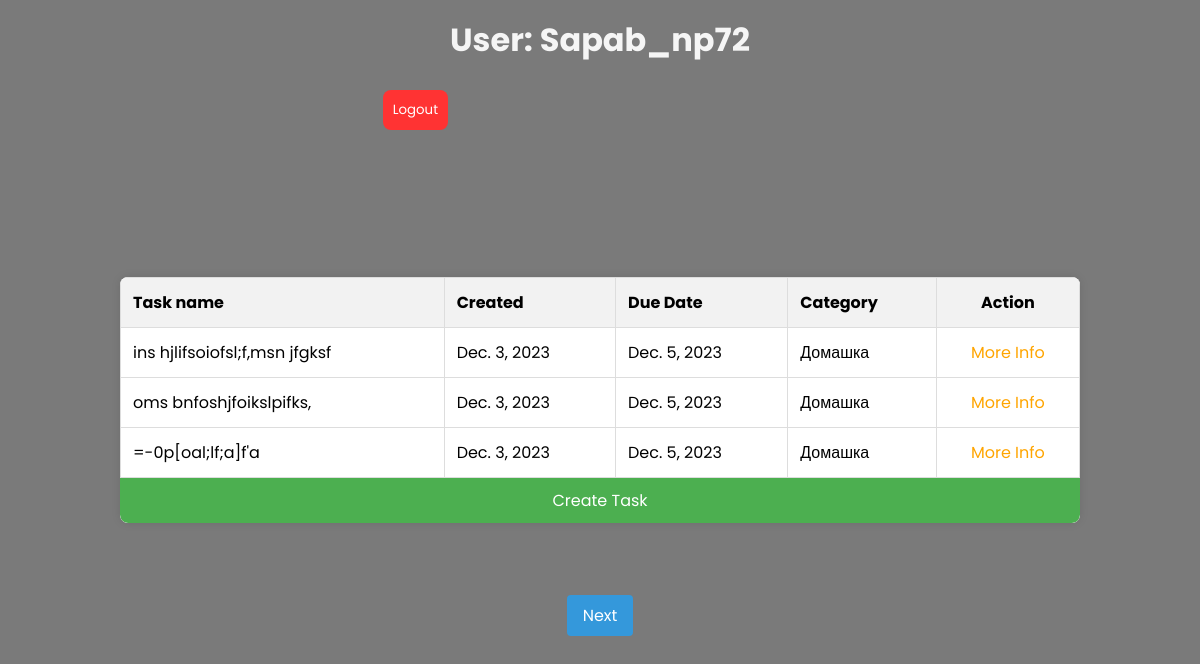
The page /list-tasks/ (signed in) on the database its author committed.
### app/models.py (models this page shows, shortened)
class TodoList(models.Model):
    title = models.CharField(max_length=250)
    content = models.TextField(blank=True)
    created = models.DateField(default=timezone.now().strftime("%Y-%m-%d")) # дата создания
    due_date = models.DateField(default=timezone.now().strftime("%Y-%m-%d")) # дата дедлайна
    category = models.ForeignKey(Category,default='general',on_delete=models.PROTECT) # к какой категории относится
    user = models.ForeignKey(User,on_delete=models.CASCADE) # к какому пользователю он относится
    class Meta:
        ordering = ['-created'] # сортировка задач по убыванию даты создания

class Category(models.Model): # название категории
    name = models.CharField(max_length=100)
    class Meta:
        verbose_name = ('Category')
        verbose_name_plural = ('Categories')
    def __str__(self):
        return self.name

### app/views.py (the view)
# urls.py: path('list-tasks/',ListTasks.as_view(),name='list-tasks'),
class ListTasks(LoginRequiredMixin,ListView):
    model = TodoList
    template_name = 'view_tasks.html'
    context_object_name = 'tasks'
    login_url = reverse_lazy('login')
    paginate_by = 3
    def get_context_data(self, **kwargs: Any) -> dict[str, Any]:
        context = super().get_context_data(**kwargs)
        data = TodoList.objects.all()
        paginator_object = Paginator(data,self.paginate_by) # по 3 записи на одной странице
        page_number = self.request.GET.get('page') # берем номер страницы по ключу ?page в URL страницы
        page = paginator_object.get_page(page_number) # берем данные по странице
        context['page'] = page
        return context

### app/templates/view_tasks.html (shortened to what this page needs)
{% load static %}
<!DOCTYPE html>
<html lang="en">
<head>
  <link rel="stylesheet" href="{% static 'css/stylesheet.css'%}" type="text/css">
</head>
<body>
  <h1 class="user-style">User: {{ request.user.username }}</h1>
  <a href="{% url 'logout' %}"><button class="logout-button">Logout</button></a>
<div class="task-list">
  <table>
    <thead>
      <tr>
        <th>Task name</th>
        <th>Created</th>
        <th>Due Date</th>
        <th>Category</th>
        <th class="action-column">Action</th>
      </tr>
    </thead>
    <tbody>
      {% for task in tasks %}
        {% if task.user == request.user %}
        <tr>
          <td>{{ task.title }}</td>
          <td>{{ task.created }}</td>
          <td>{{ task.due_date }}</td>
          <td>{{ task.category }}</td>
          <td class="action-column"><a href="{% url 'detail-task' task.pk %}" style="text-decoration: none; color:orange;">More Info</a></td>
        </tr>
        {% endif %}
      {% endfor %}
    </tbody>
  </table>
  <a href="{% url 'create-task' %}" class="create-task-button">Create Task</a>
</div>
<div class="pag-cont">
  {% if page.has_next %}
    <a href="?page={{ page.next_page_number }}" class="pagination-link next">Next</a>
  {% endif %}
</div>
</body>
</html>

### static/css/stylesheet.css (style rules this page uses)
* { margin: 0; padding: 0; box-sizing: border-box; font-family: 'Poppins', sans-serif; }
html,body { display: grid; height: 100%; width: 100%; place-items: center; background: #f2f2f2; }
html,body { height: 100%; margin: 0; background: linear-gradient(rgba(0, 0, 0, 0.5), rgba(0, 0, 0, 0.5)), url("https://images.pexels.com/photos/247431/pexels-photo-247431.jpeg?auto=compress&cs=tinysrgb&dpr=2&h=650&w=940"); background-attachment: fixed; background-position: center; background-repeat: no-repeat; background-size: cover; }
body { font-family: Arial, sans-serif; background-color: #f4f4f4; margin: 0; padding: 0; display: flex; justify-content: center; align-items: center; height: 100vh; }
.task-list { width: 80%; background-color: #fff; border-radius: 8px; box-shadow: 0 0 10px rgba(0, 0, 0, 0.1); overflow: hidden; }
table { width: 100%; border-collapse: collapse; }
th, td { border: 1px solid #ddd; padding: 12px; text-align: left; }
th { background-color: #f2f2f2; }
.action-column { text-align: center; }
.create-task-button { display: block; width: 100%; padding: 10px; text-align: center; background-color: #4caf50; color: #fff; text-decoration: none; border: none; border-radius: 0 0 8px 8px; cursor: pointer; }
.user-style { color: whitesmoke; display: flex; position: absolute; top: 1rem; }
.logout-button { margin-top: 10px; background-color: #ff3333; color: #fff; padding: 10px; border: none; border-radius: 8px; cursor: pointer; display: flex; position: absolute; top: 5rem; right: 47rem; }
.pagination-link { display: inline-block; padding: 8px 16px; margin: 4px; text-decoration: none; color: #fff; background-color: #3498db; border-radius: 4px; transition: background-color 0.3s; }
.pagination-link.next { float: right; }
.pag-cont { display: flex; flex-direction: row; justify-content: center; align-items: center; position: absolute; bottom: 10rem; }

### rows shown on the page
TodoList: title "ins hjlifsoiofsl;f,msn jfgksf", created "Dec. 3, 2023", due_date "Dec. 5, 2023", category "Домашка"
TodoList: title "oms bnfoshjfoikslpifks,", created "Dec. 3, 2023", due_date "Dec. 5, 2023", category "Домашка"
TodoList: title "=-0p[oal;lf;a]f'a", created "Dec. 3, 2023", due_date "Dec. 5, 2023", category "Домашка"

### other values the page prints
{{ request.user.username }} "Sapab_np72"
